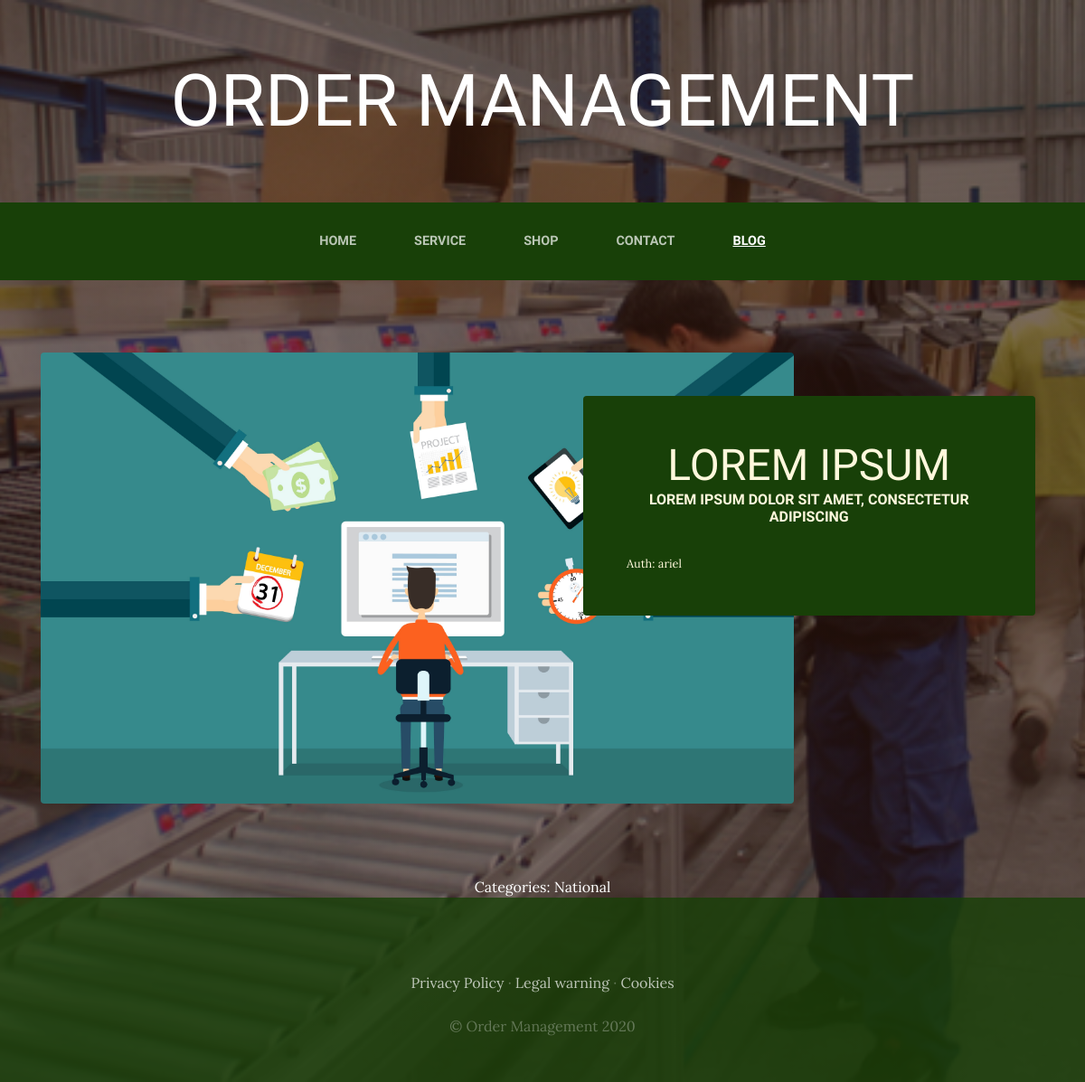
The app's page /blog/category/2/ with its own data.
### blogApp/models.py (models this page shows, shortened)
class Post(models.Model):
    title = models.CharField(max_length=50)
    content = models.CharField(max_length=50)
    image = models.ImageField(upload_to='blog', null=True, blank=True)
    auth = models.ForeignKey(User, on_delete=models.CASCADE)
    categories = models.ManyToManyField(Category)
    created = models.DateTimeField(auto_now_add=True)
    updated = models.DateTimeField(auto_now_add=True)
    class Meta:
        verbose_name = 'post'
        verbose_name_plural = 'posts'

class Category(models.Model):
    name = models.CharField(max_length=50)
    created = models.DateTimeField(auto_now_add=True)
    updated = models.DateTimeField(auto_now_add=True)
    class Meta:
        verbose_name = 'category'
        verbose_name_plural = 'categories'

### blogApp/views.py (the view)
# urls.py: path('category/<int:category_id>/', views.category, name='Category'),
def category(request, category_id):
    category = Category.objects.get(id=category_id)
    posts = Post.objects.filter(categories=category)
    return render(request, 'blogApp/categories.html', {'category': category, 'posts': posts})

### blogApp/templates/blogApp/categories.html
{% extends "webApp/base.html" %}
{% load static %}
{% block content %}
{% for post in posts %}
<section class="page-section clearfix">
    <div class="container">
        <div class="intro">
            <img class="intro-img img-fluid mb-3 mb-lg-0 rounded" src="{{post.image.url}}" alt="Responsive image">
            <div class="intro-text left-0 text-center bg-faded p-5 rounded">
                <h2 class="section-heading mb-4">
                    <span class="section-heading-lower">{{post.title}}</span>
                    <span class="section-heading-upper">{{post.content}}</span>
                </h2>
                <div style="text-align: left; font-size: 0.8em;">
                    Auth: {{post.auth}}
                </div>
            </div>
        </div>
    </div>
</section>
{% endfor %}
<section>
    <div style="width: 75%; margin: auto; text-align: center; color: white;">
        Categories:
        {% for post in posts %}
        {% for category in post.categories.all %}
        {{category.name}}
        {% endfor %}
        {% endfor %}
    </div>
</section>
{% endblock %}

### webApp/static/webApp/css/manage.css (style rules this page uses)
body { font-family: 'Lora'; background: linear-gradient(rgba(47, 23, 15, 0.65), rgba(47, 23, 15, 0.65)), url("../img/bg_main.jpg"); background-attachment: fixed; background-position: center; background-size: cover; }
h1, h2, h3, h4, h5, h6 { font-family: 'Raleway'; }
.page-section { margin-top: 5rem; margin-bottom: 5rem; }
.section-heading { text-transform: uppercase; }
.section-heading .section-heading-upper { display: block; font-size: 1rem; font-weight: 800; padding-bottom:.5rem; }
.section-heading .section-heading-lower { display: block; font-size: 3rem; font-weight: 100; }
.bg-faded { background-color: rgba(255, 255, 255, 0.85); }
.intro { position: relative; }
@media (min-width: 992px) { .intro .intro-img { width: 75%; float: left; } }
@media (min-width: 992px) { .intro .intro-text { left: 600; width: 60%; margin-top: 3rem; background-color: rgba(24, 64, 8); color: cornsilk; position: absolute; } }
@media (min-width: 1200px) { .intro .intro-text { width: 45%; } }

### records on screen
Post: image (picture), title "LOREM IPSUM", content "LOREM IPSUM DOLOR SIT AMET, CONSECTETUR ADIPISCING", auth "ariel"
Category: name "National"
